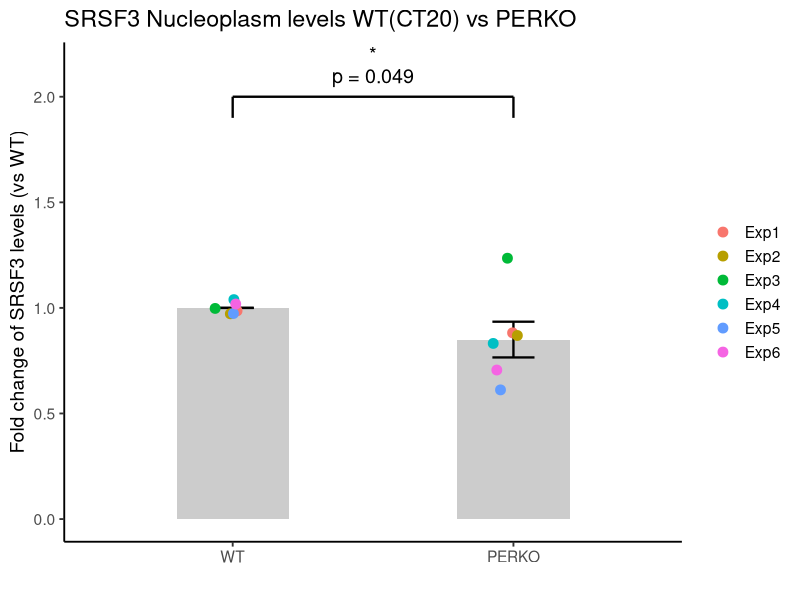
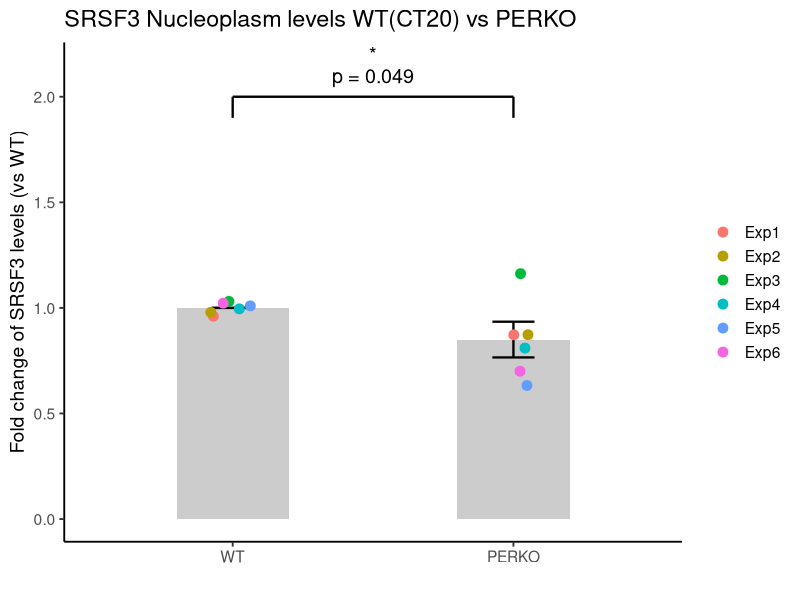

Here is the R script that generated these plots, in order:
library(ggplot2)
library(dplyr)

# =========================
# DATA
# =========================
# <-- EDIT HERE for new numbers: replace Condition names, Experiment labels, and Values below.
#     Values are listed as: 6 values for the first group, then 6 values for the second group,
#     in the same order as they appear in the "Sumup" sheet of the source Excel file (e.g. Sumup-2).
data <- data.frame(
  Condition = rep(c("WT", "PERKO"), each = 6),                              # <-- EDIT: group names (2 groups, must match `levels=` below)
  Experiment = rep(c("Exp1", "Exp2", "Exp3", "Exp4", "Exp5", "Exp6"), 2),   # <-- EDIT: replicate/experiment labels
  Value = c(
    1.0, 1.0, 1.0, 1.0, 1.0, 1.0,   # <-- EDIT: group 1 (WT) values, copy-pasted from the Excel "Sumup" table
    0.9, 0.9, 1.2, 0.8, 0.6, 0.7    # <-- EDIT: group 2 (PERKO) values, copy-pasted from the Excel "Sumup" table
  )
)

# FORCE ORDER (IMPORTANT)
data$Condition <- factor(
  data$Condition,
  levels = c("WT", "PERKO")   # <-- EDIT: must match the Condition names above, in the left-to-right plotting order you want
)

# =========================
# SUMMARY (Mean + SEM)
# =========================
summary_data <- data %>%
  group_by(Condition) %>%
  summarise(
    Mean = mean(Value),
    SEM = sd(Value) / sqrt(n())
  )

# =========================
# MANN-WHITNEY TEST
# =========================
mw_test <- wilcox.test(
  Value ~ Condition,
  data = data,
  exact = FALSE
)

p_value <- mw_test$p.value

print(mw_test)
print(paste("p-value =", p_value))

# significance label (stars)
sig_label <- ifelse(
  p_value < 0.001, "***",
  ifelse(
    p_value < 0.01, "**",
    ifelse(
      p_value < 0.05, "*", "ns"
    )
  )
)

# numeric p-value, formatted for display on the plot (e.g. "0.0022" or "<0.0001")
p_label <- paste0("p = ", format.pval(p_value, digits = 2, eps = 0.0001))  # <-- EDIT: change `digits` for more/fewer decimal places

# combined text shown on the plot: significance stars on top, numeric p-value below
plot_label <- paste0(sig_label, "\n", p_label)

# =========================
# Y POSITION FOR BRACKET
# =========================
y_max <- max(data$Value)
y_bracket <- y_max + 0.8   # <-- EDIT: raise/lower this offset if the bracket sits too close to (or far from) the data points
bracket_tick <- 0.1        # <-- EDIT: length of the short vertical lines at each end of the bracket (was 0.2, shortened to 0.1)

# =========================
# PLOT
# =========================
p <- ggplot() +

  # bars (mean)
  geom_bar(
    data = summary_data,
    aes(x = Condition, y = Mean),
    stat = "identity",
    fill = "grey80",
    width = 0.4   # <-- EDIT: bar width (narrowed from 0.6 -> 0.4; smaller number = thinner bars)
  ) +

  # SEM error bars
  geom_errorbar(
    data = summary_data,
    aes(
      x = Condition,
      ymin = Mean - SEM,
      ymax = Mean + SEM
    ),
    width = 0.15,   # <-- EDIT: error bar cap width (narrowed to match the thinner bars above)
    linewidth = 0.8
  ) +

  # individual points
  geom_point(
    data = data,
    aes(
      x = Condition,
      y = Value,
      color = Experiment
    ),
    size = 3,
    position = position_jitter(width = 0.08)
  ) +

  # significance bracket line
  annotate(
    "segment",
    x = 1, xend = 2,
    y = y_bracket,
    yend = y_bracket,
    linewidth = 0.8
  ) +

  # vertical left line
  annotate(
    "segment",
    x = 1, xend = 1,
    y = y_bracket - bracket_tick,   # <-- EDIT: shorten/lengthen via `bracket_tick` above
    yend = y_bracket,
    linewidth = 0.8
  ) +

  # vertical right line
  annotate(
    "segment",
    x = 2, xend = 2,
    y = y_bracket - bracket_tick,   # <-- EDIT: shorten/lengthen via `bracket_tick` above
    yend = y_bracket,
    linewidth = 0.8
  ) +

  # significance stars + numeric p-value, shown together above the bracket
  annotate(
    "text",
    x = 1.5,
    y = y_bracket + 0.15,   # <-- EDIT: vertical offset of the label above the bracket (raise if the 2-line label overlaps the bracket)
    label = plot_label,     # <-- shows stars + "p = ..." (built above); was just `sig_label` before
    size = 5,
    lineheight = 0.9
  ) +

  labs(
    title = "SRSF3 Nucleoplasm levels WT(CT20) vs PERKO",   # <-- EDIT: plot title
    x = "",
    y = "Fold change of SRSF3 levels (vs WT)"                # <-- EDIT: y-axis label
  ) +

  theme_classic(base_size = 14) +

  theme(
    legend.title = element_blank()
  )

print(p)

# =========================
# SAVE FIGURE
# =========================
ggsave(
  "SRSF3_Nucleoplasm-WTvsKO-MannWhitney.png",   # <-- EDIT: output filename
  plot = p,
  width = 8,
  height = 6,
  dpi = 300
)
